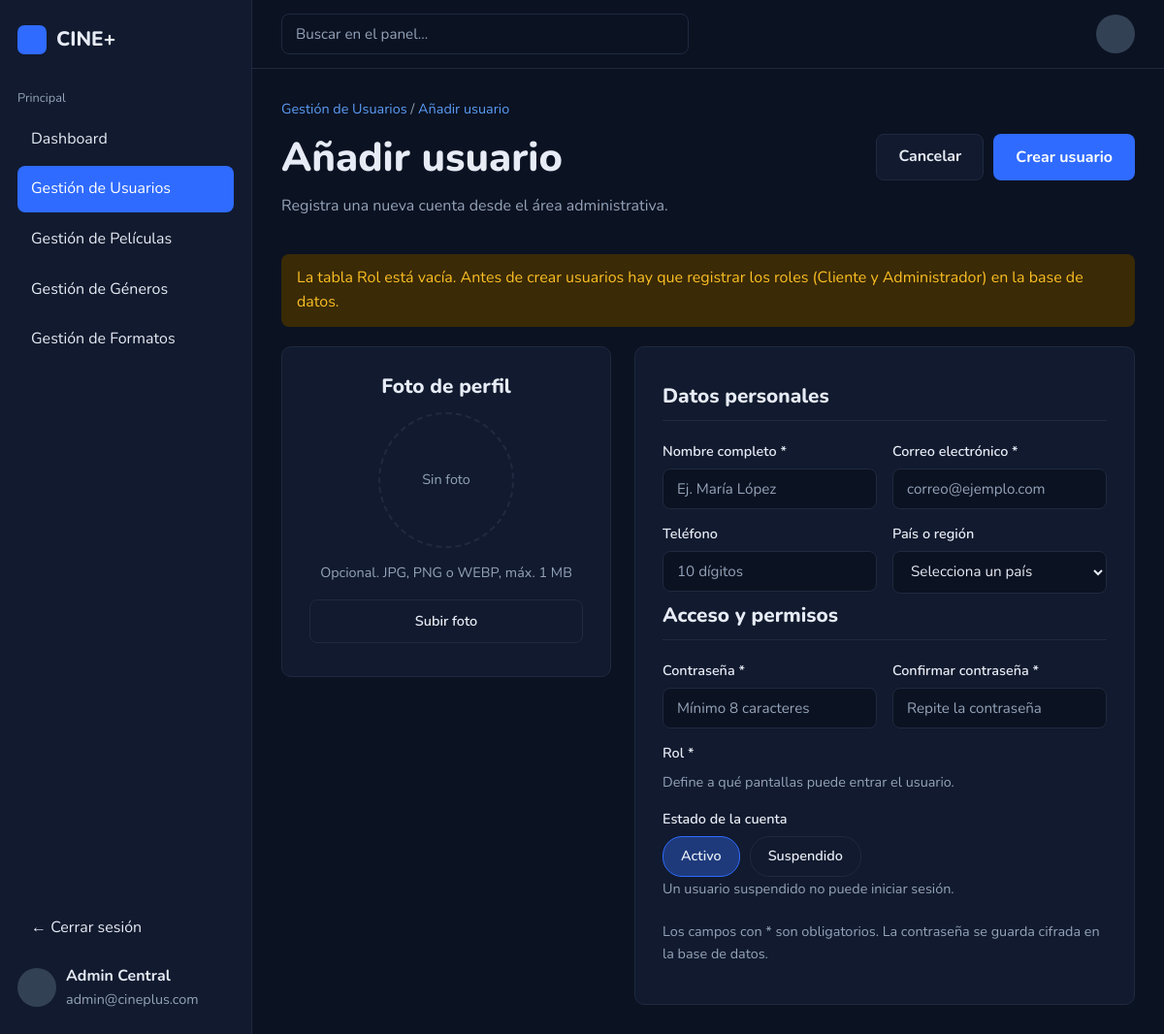
/admin/usuario_form.php, run on an earlier commit of the app's database.
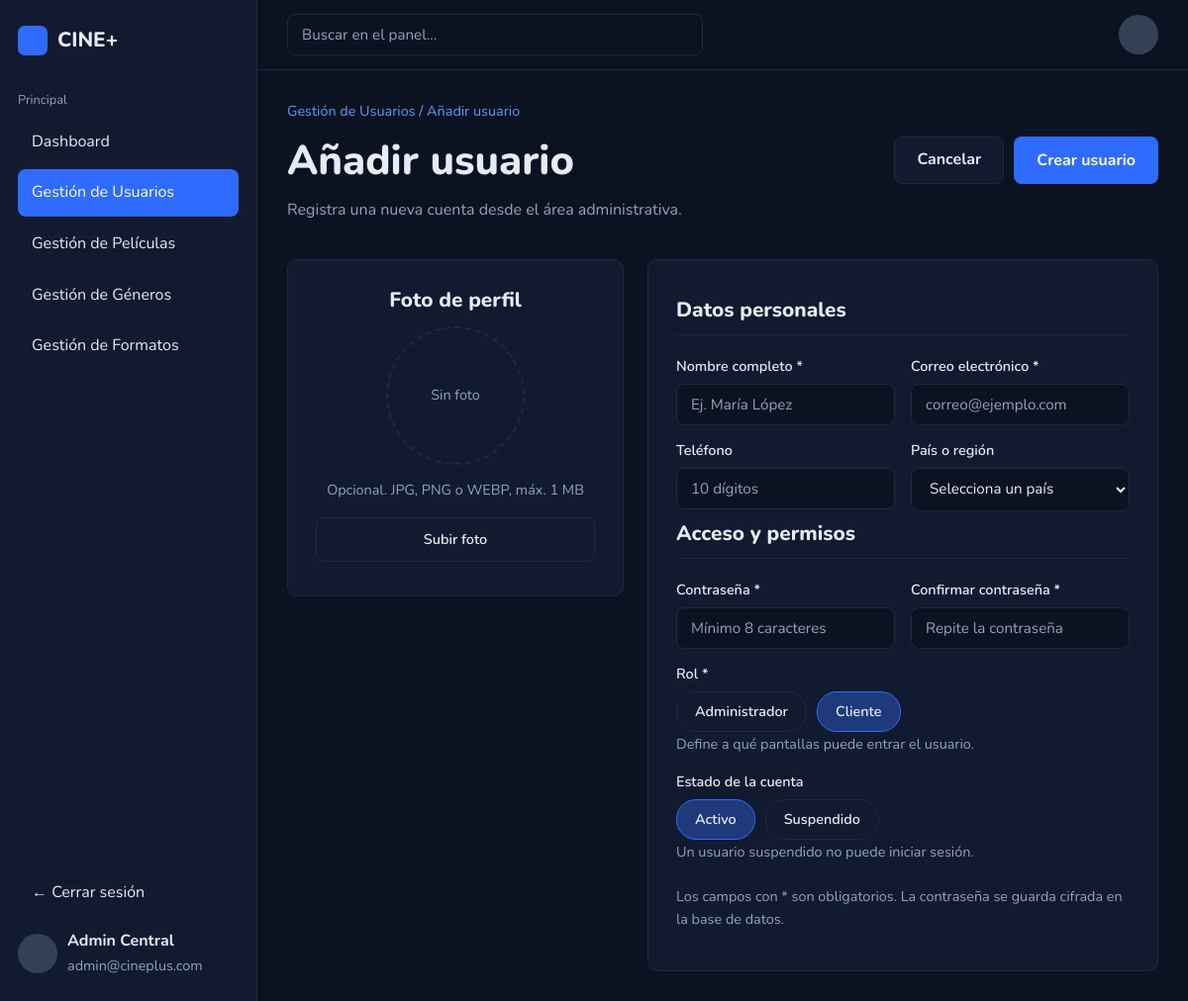
And on a later commit of the database.
### tables this page shows
CREATE TABLE Rol (
  id_rol      TINYINT UNSIGNED NOT NULL AUTO_INCREMENT,
  nombre      VARCHAR(30)      NOT NULL,
  PRIMARY KEY (id_rol),
  UNIQUE KEY uq_rol_nombre (nombre)
);

### config/conexion.php (called while the page is built, shortened)
<?php
function e($texto): string
{
    return htmlspecialchars((string)$texto, ENT_QUOTES, 'UTF-8');
}

### admin/usuario_form.php (the view, shortened to what this page needs)
<?php
require __DIR__ . '/../config/conexion.php';
$con = conectar();
$listaRoles = $con->query('SELECT id_rol, nombre FROM Rol ORDER BY nombre')->fetch_all(MYSQLI_ASSOC);
$rolCliente = '';
foreach ($listaRoles as $r) {
    if ($r['nombre'] === 'Cliente') {
        $rolCliente = (string) $r['id_rol'];
    }
}
$datos = [
    'nombre' => '', 'correo' => '', 'telefono' => '', 'pais_region' => '',
    'id_rol' => $rolCliente, 'estado' => 'Activo',
];
$id = (int) ($_POST['id'] ?? $_GET['id'] ?? 0);
$editando = $id > 0;
$fotoActual = null;
function marcado(string $valorActual, $valorOpcion, string $palabra): string
{
    return $valorActual === (string) $valorOpcion ? $palabra : '';
}
?>
<!DOCTYPE html>
<html lang="es">
<head>
  <link rel="stylesheet" href="../css/estilos.css">
  <link rel="stylesheet" href="../css/admin.css">
</head>
<body>
<div class="admin">
  <aside class="lateral">
    <a class="logo" href="panel.html"><span class="logo-cuadro"></span> CINE+</a>
    <p class="lateral-titulo">Principal</p>
    <nav class="lateral-menu">
      <a href="panel.html">Dashboard</a>
      <a class="activo" href="usuarios.php">Gestión de Usuarios</a>
      <a href="peliculas.php">Gestión de Películas</a>
      <a href="generos.php">Gestión de Géneros</a>
      <a href="formatos.php">Gestión de Formatos</a>
    </nav>
    <div class="lateral-abajo">
      <a href="acceso.html">&larr; Cerrar sesión</a>
      <div class="admin-usuario">
        <div class="avatar avatar-chico"></div>
        <div>
          <strong>Admin Central</strong>
          <span class="texto-suave chico">admin@cineplus.com</span>
        </div>
      </div>
    </div>
  </aside>
  <div class="admin-derecha">
    <header class="admin-barra">
      <input class="campo buscador" type="search" placeholder="Buscar en el panel...">
      <div class="avatar avatar-chico"></div>
    </header>
    <main class="admin-contenido">
      <p class="ruta chico"><a href="usuarios.php">Gestión de Usuarios</a> / <span><?= $editando ? 'Editar usuario' : 'Añadir usuario' ?></span></p>
      <div class="admin-titulo">
        <div>
          <h1><?= $editando ? 'Editar usuario' : 'Añadir usuario' ?></h1>
          <p class="texto-suave">
            <?= $editando ? 'Modifica los datos de la cuenta con ID ' . $id . '.' : 'Registra una nueva cuenta desde el área administrativa.' ?>
          </p>
        </div>
        <div class="modal-botones sin-margen">
          <a class="btn btn-secundario" href="usuarios.php">Cancelar</a>
          <button class="btn btn-primario" type="submit" form="form-usuario"><?= $editando ? 'Guardar cambios' : 'Crear usuario' ?></button>
        </div>
      </div>
      <?php if (count($listaRoles) === 0): ?>
        <p class="alerta-amarilla">
          La tabla Rol está vacía. Antes de crear usuarios hay que registrar los roles (Cliente y Administrador) en la base de datos.
        </p>
      <?php endif; ?>
      <form class="formulario-admin" id="form-usuario" method="post" action="usuario_form.php<?= $editando ? '?id=' . $id : '' ?>" enctype="multipart/form-data">
        <div class="tarjeta centrado">
          <h3>Foto de perfil</h3>
          <?php if ($fotoActual !== null): ?>
            <img class="foto-actual" src="../<?= e($fotoActual) ?>" alt="Foto actual">
          <?php else: ?>
            <div class="foto-vacia">Sin foto</div>
          <?php endif; ?>
          <p class="texto-suave chico">Opcional. JPG, PNG o WEBP, máx. 1 MB</p>
          <label class="btn btn-secundario btn-bloque">Subir foto
          </label>
        </div>
        <div class="tarjeta campos-admin">
          <h3 class="subtitulo-form">Datos personales</h3>
          <div class="dos-campos">
            <div>
              <label for="nombre">Nombre completo *</label>
              <input class="campo" id="nombre" name="nombre" maxlength="100" required placeholder="Ej. María López" value="<?= e($datos['nombre']) ?>">
            </div>
            <div>
              <label for="correo">Correo electrónico *</label>
              <input class="campo" id="correo" name="correo" type="email" maxlength="120" required placeholder="correo@ejemplo.com" value="<?= e($datos['correo']) ?>">
            </div>
          </div>
          <div class="dos-campos">
            <div>
              <label for="telefono">Teléfono</label>
              <input class="campo" id="telefono" name="telefono" type="tel" maxlength="10" placeholder="10 dígitos" value="<?= e($datos['telefono']) ?>">
            </div>
            <div>
              <label for="pais">País o región</label>
              <select class="campo" id="pais" name="pais_region">
                <option value="">Selecciona un país</option>
              </select>
            </div>
          </div>
          <h3 class="subtitulo-form">Acceso y permisos</h3>
          <div class="dos-campos">
            <div>
              <label for="contrasena">Contraseña *</label>
              <input class="campo" id="contrasena" name="contrasena" type="password" minlength="8" <?= $editando ? '' : 'required' ?>
                     placeholder="<?= $editando ? 'Déjala vacía para no cambiarla' : 'Mínimo 8 caracteres' ?>">
            </div>
            <div>
              <label for="confirmar">Confirmar contraseña *</label>
              <input class="campo" id="confirmar" name="confirmar" type="password" minlength="8" <?= $editando ? '' : 'required' ?> placeholder="Repite la contraseña">
            </div>
          </div>
          <label>Rol *</label>
          <div class="pildoras">
            <?php foreach ($listaRoles as $r): ?>
              <label class="pildora"><input type="radio" name="id_rol" value="<?= $r['id_rol'] ?>" required <?= marcado($datos['id_rol'], $r['id_rol'], 'checked') ?>> <?= e($r['nombre']) ?></label>
            <?php endforeach; ?>
          </div>
          <span class="texto-suave chico">Define a qué pantallas puede entrar el usuario.</span>
          <label>Estado de la cuenta</label>
          <div class="pildoras">
            <label class="pildora"><input type="radio" name="estado" value="Activo" <?= marcado($datos['estado'], 'Activo', 'checked') ?>> Activo</label>
            <label class="pildora"><input type="radio" name="estado" value="Suspendido" <?= marcado($datos['estado'], 'Suspendido', 'checked') ?>> Suspendido</label>
          </div>
          <span class="texto-suave chico">Un usuario suspendido no puede iniciar sesión.</span>
          <p class="texto-suave chico nota-form">Los campos con * son obligatorios. La contraseña se guarda cifrada en la base de datos.</p>
        </div>
      </form>
    </main>
  </div>
</div>
</body>
</html>

### css/estilos.css (style rules this page uses)
:root { --fondo: #0b1222; --fondo-tarjeta: #111a2e; --borde: #1f2a40; --texto: #e6ebf5; --texto-suave: #94a3b8; --azul: #2f6bff; --azul-hover: #1f56e0; --azul-claro: #5b9cf5; --azul-banner: #1e3a7b; --radio: 10px; }
* { margin: 0; padding: 0; box-sizing: border-box; }
body { font-family: 'Nunito', Arial, sans-serif; background-color: var(--fondo); color: var(--texto); line-height: 1.6; }
h1, h2, h3, h4 { font-weight: 800; line-height: 1.2; margin-bottom: 12px; }
h1 { font-size: 2.6rem; }
h3 { font-size: 1.3rem; }
p { margin-bottom: 12px; }
a { color: var(--azul-claro); text-decoration: none; }
.texto-suave { color: var(--texto-suave); }
.btn { display: inline-block; padding: 10px 22px; border-radius: 8px; border: 1px solid transparent; font-family: inherit; font-size: 1rem; font-weight: 700; cursor: pointer; text-align: center; transition: background-color 0.2s; }
.btn-primario { background-color: var(--azul); color: #fff; }
.btn-secundario { background-color: var(--fondo-tarjeta); color: var(--texto); border-color: var(--borde); }
.tarjeta { background-color: var(--fondo-tarjeta); border: 1px solid var(--borde); border-radius: var(--radio); padding: 28px; }
.logo { display: flex; align-items: center; gap: 10px; color: var(--texto); font-size: 1.3rem; font-weight: 800; }
.logo-cuadro { width: 30px; height: 30px; border-radius: 7px; background-color: var(--azul); }
.centrado { text-align: center; }
.avatar { width: 60px; height: 60px; border-radius: 50%; background-color: #334155; margin: 0 auto; }
.chico { font-size: 0.9rem; }
.campo { width: 100%; padding: 10px 14px; border: 1px solid var(--borde); border-radius: 8px; background-color: var(--fondo); color: var(--texto); font-family: inherit; font-size: 0.95rem; }
.campo::placeholder { color: var(--texto-suave); }
.btn-bloque { display: block; width: 100%; }
.btn { white-space: nowrap; }
.ruta { color: var(--texto-suave); margin-bottom: 14px; }
.ruta span { color: var(--azul-claro); }
.dos-campos { display: grid; grid-template-columns: 1fr 1fr; gap: 16px; }

What changed in the data, as far as the page shows it:
added rol: nombre "Administrador"
added rol: nombre "Cliente"
Also different on the page:
text no longer shown: "La tabla Rol está vacía. Antes de crear usuarios hay que registrar los roles (Cliente y Administrador) en la base de datos."
